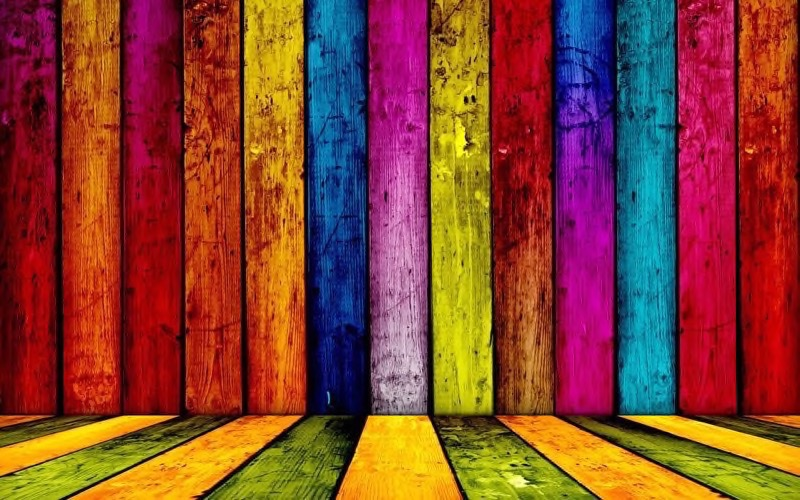
#> input picture ProjectOne/assets/1-1a.jpg, 800 x 500 px
$ python excOne.py
#> lines starting #> are read from the running program, lines starting #| are printed output that depends on the picture
### ProjectOne/UsefulFuc/convertor.py
import cv2
import numpy as np
import math

def RGB_TO_HSI(img):

    with np.errstate(divide='ignore', invalid='ignore'):

        bgr = np.float32(img)/255

        #Separate color channels
        blue = bgr[:,:,0]
        green = bgr[:,:,1]
        red = bgr[:,:,2]

        def calc_intensity(red, blue, green):
            return np.divide(blue + green + red, 3)

        def calc_saturation(red, blue, green):
            minimum = np.minimum(np.minimum(red, green), blue)
            saturation = 1 - (3 / (red + green + blue + 0.001) * minimum)

            return saturation

        def calc_hue(red, blue, green):
            hue = np.copy(red)

            for i in range(0, blue.shape[0]):
                for j in range(0, blue.shape[1]):
                    hue[i][j] = 0.5 * ((red[i][j] - green[i][j]) + (red[i][j] - blue[i][j])) / \
                                math.sqrt((red[i][j] - green[i][j])**2 +
                                        ((red[i][j] - blue[i][j]) * (green[i][j] - blue[i][j])))
                    hue[i][j] = math.acos(hue[i][j])

                    if blue[i][j] <= green[i][j]:
                        hue[i][j] = hue[i][j]
                    else:
                        hue[i][j] = ((360 * math.pi) / 180.0) - hue[i][j]

            return hue

        hsi = cv2.merge((calc_hue(red, blue, green), calc_saturation(red, blue, green), calc_intensity(red, blue, green)))
        return hsi

### ProjectOne/excOne.py
import cv2;
from ProjectOne.UsefulFuc import convertor
import numpy as np

BGRImage = cv2.imread("assets/1-1a.jpg")
#> BGRImage is the input picture: shape (500, 800, 3); mean B, G, R 48.4, 66.6, 135.3

RGBImage = cv2.cvtColor(BGRImage, cv2.COLOR_BGR2RGB)

# Color Space
# Part One
HSVImage = cv2.cvtColor(RGBImage, cv2.COLOR_RGB2HSV)
#> HSVImage: shape (500, 800, 3); mean H, S, V 78.6, 225.1, 152.2

# part two
HSIImage = convertor.RGB_TO_HSI(BGRImage)
#> in RGB_TO_HSI, `green = bgr[:,:,1]`:
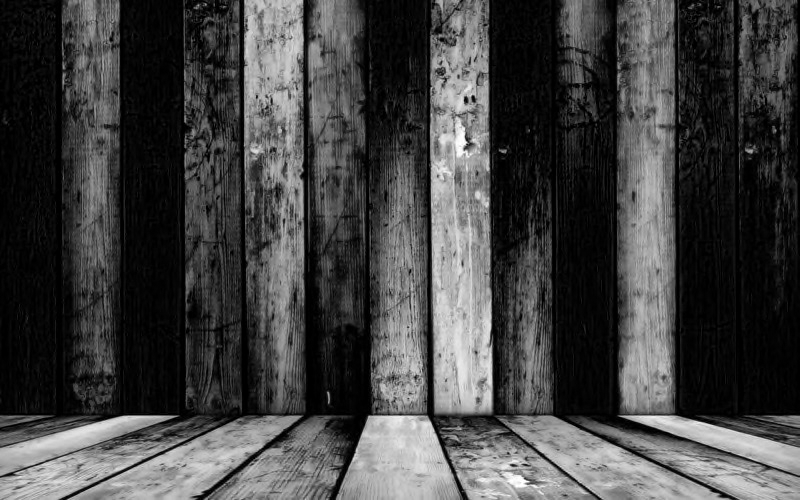
#> green: shape (500, 800) float32; min 0, max 1, mean 0.261
#> after the loop in calc_hue, `for i in range(0, blue.shape[0]):`:
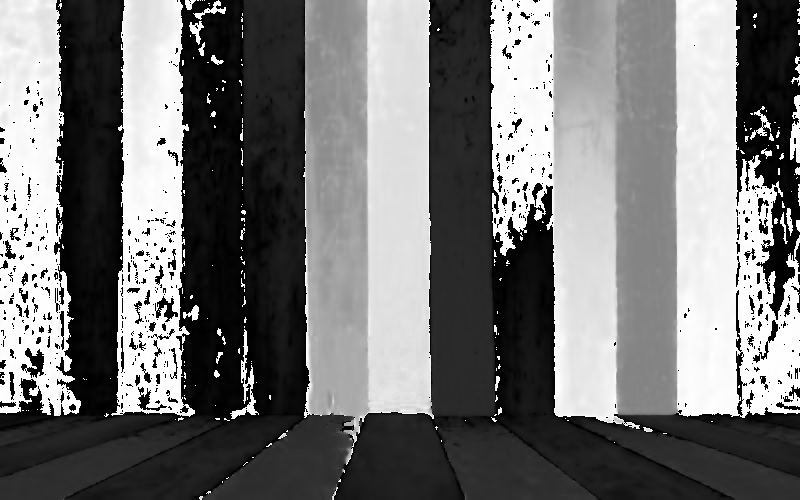
#> hue: shape (500, 800) float32; 0.02% of the values are NaN or infinite; the others: min 0, max 6.28, mean 2.91; drawn with min black, max white, NaN and infinite black
#> in calc_saturation, `minimum = np.minimum(np.minimum(red, green), blue)`:
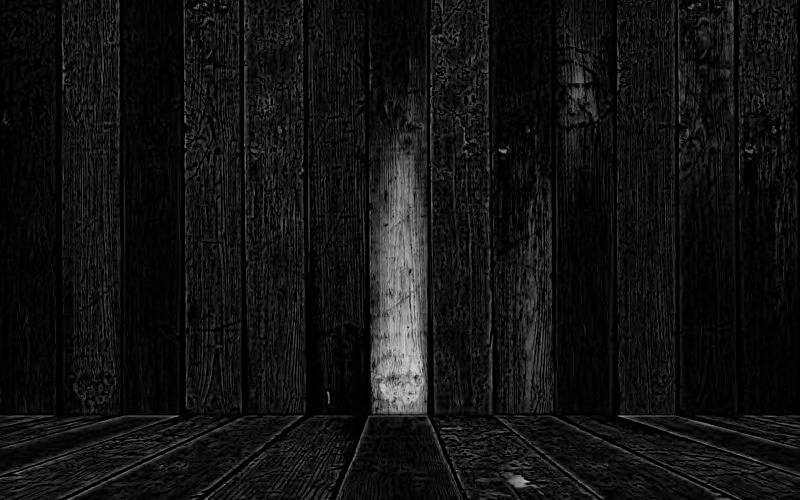
#> minimum: shape (500, 800) float32; min 0, max 0.839, mean 0.0723
#> in calc_saturation, `saturation = 1 - (3 / (red + green + blue + 0.001) * minimum)`:
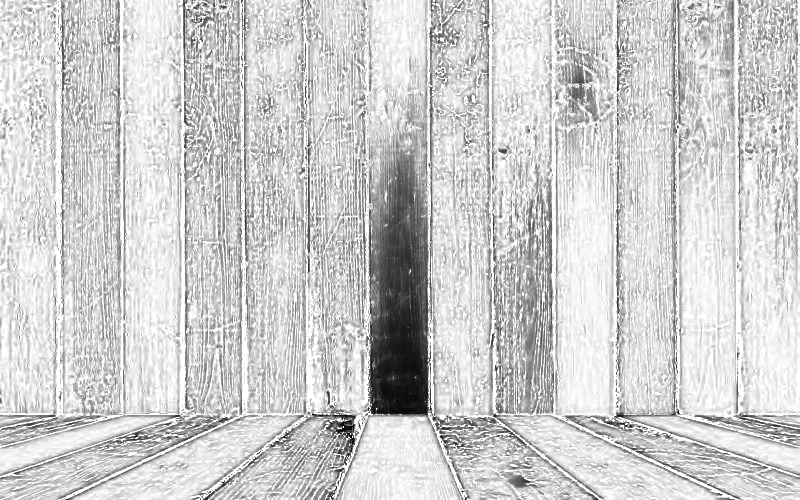
#> saturation: shape (500, 800) float32; min 0.00368, max 1, mean 0.808
#> in calc_intensity, `return np.divide(blue + green + red, 3)`:
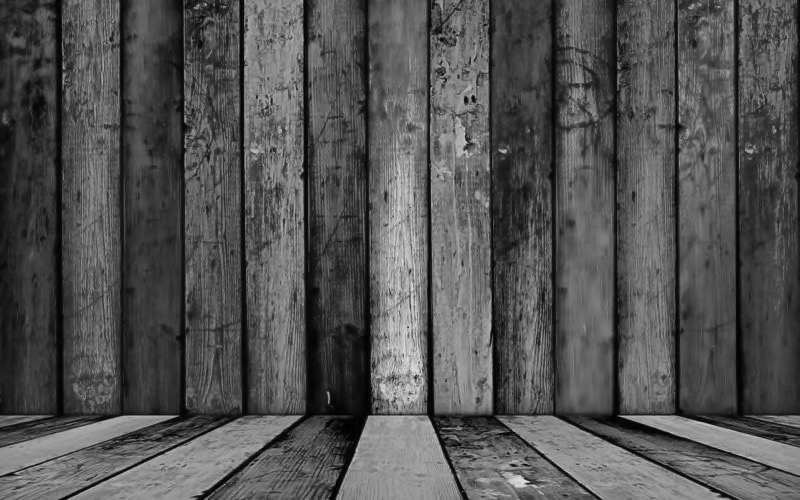
#> returned value: shape (500, 800) float32; min 0, max 0.905, mean 0.327
#> in RGB_TO_HSI, `hsi = cv2.merge((calc_hue(red, blue, green), calc_saturation(red, blue..`: hsi: shape (500, 800, 3) float32; 0.01% of the values are NaN or infinite; the others: min 0, max 6.28, mean 1.35

bgr = np.float32(BGRImage) / 255
blue = bgr[:, :, 0]
green = bgr[:, :, 1]
red = bgr[:, :, 2]
# calculate Intensity
intensity = np.divide(blue + red + green, 3)
# calculate Value
value = np.maximum(np.maximum(red, green), blue)
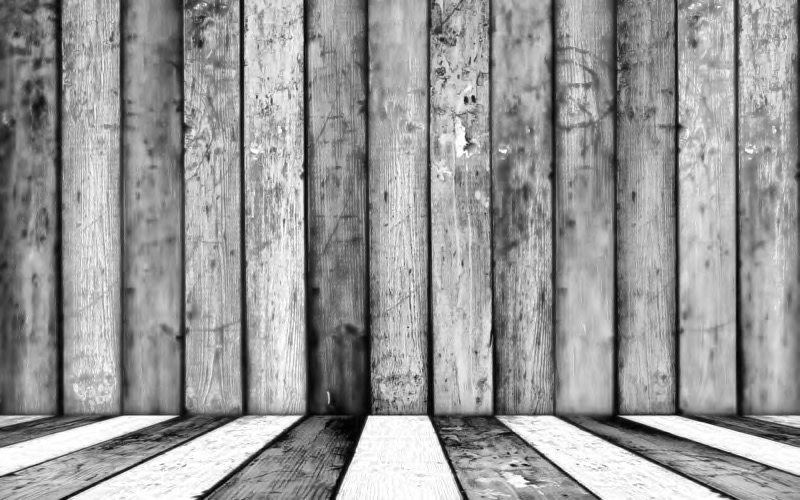
#> value: shape (500, 800) float32; min 0, max 1, mean 0.597

cv2.imshow('RGB', RGBImage)
cv2.imshow('HSV', HSVImage)
cv2.imshow('HSI', HSIImage)
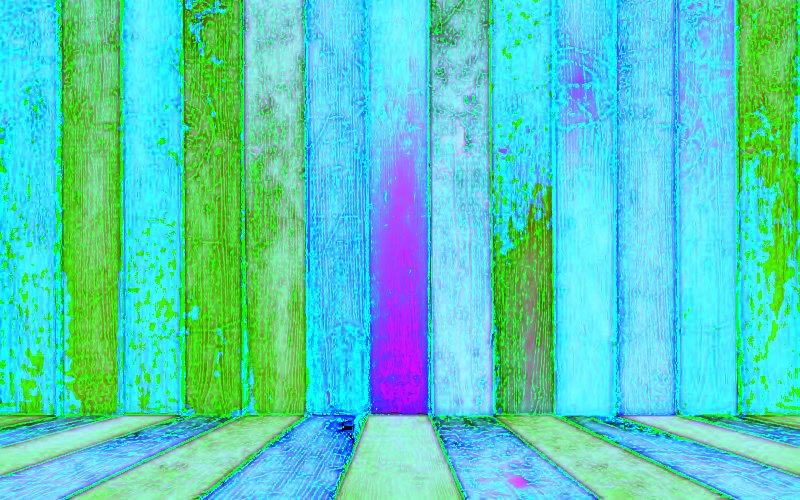
#> window 'HSI': shape (500, 800, 3); mean B, G, R 193.5, 205.5, 83.1

cv2.waitKey(0)
cv2.destroyAllWindows()

$ run again, with ProjectOne/assets/3-a.jpg copied over ProjectOne/assets/1-1a.jpg
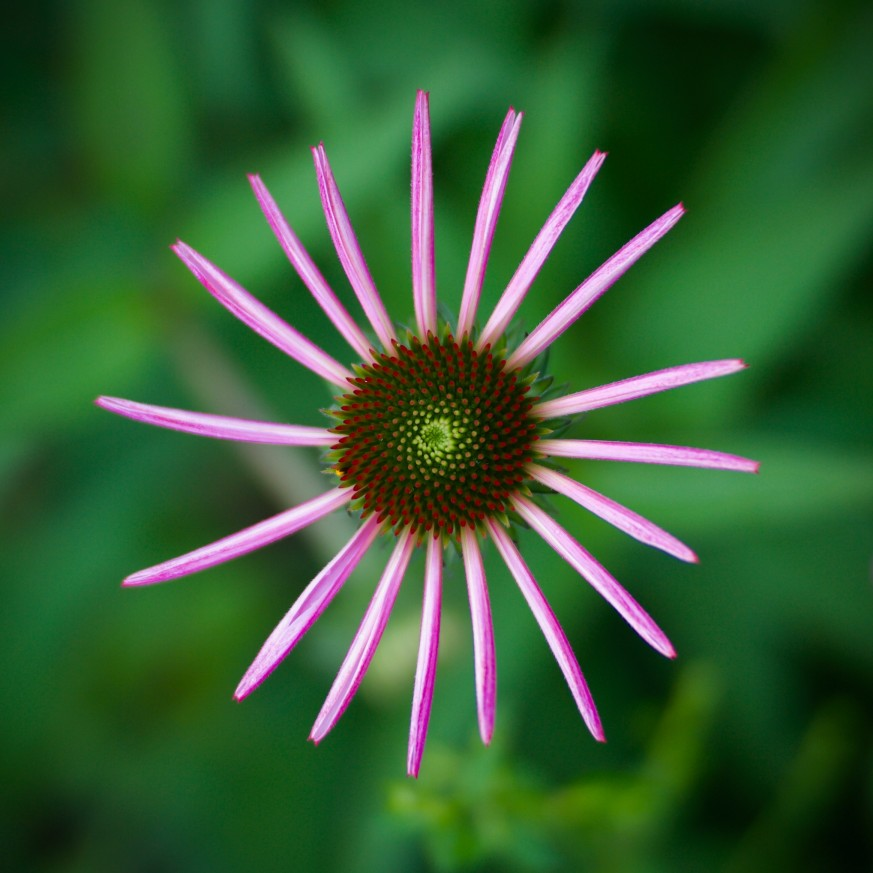
#> input picture ProjectOne/assets/3-a.jpg, 873 x 873 px
#> BGRImage is the input picture: shape (873, 873, 3); mean B, G, R 51.9, 93.4, 53.6
#> HSVImage: shape (873, 873, 3); mean H, S, V 68.9, 171.5, 101.4
#> after the loop in calc_hue, `for i in range(0, blue.shape[0]):`:
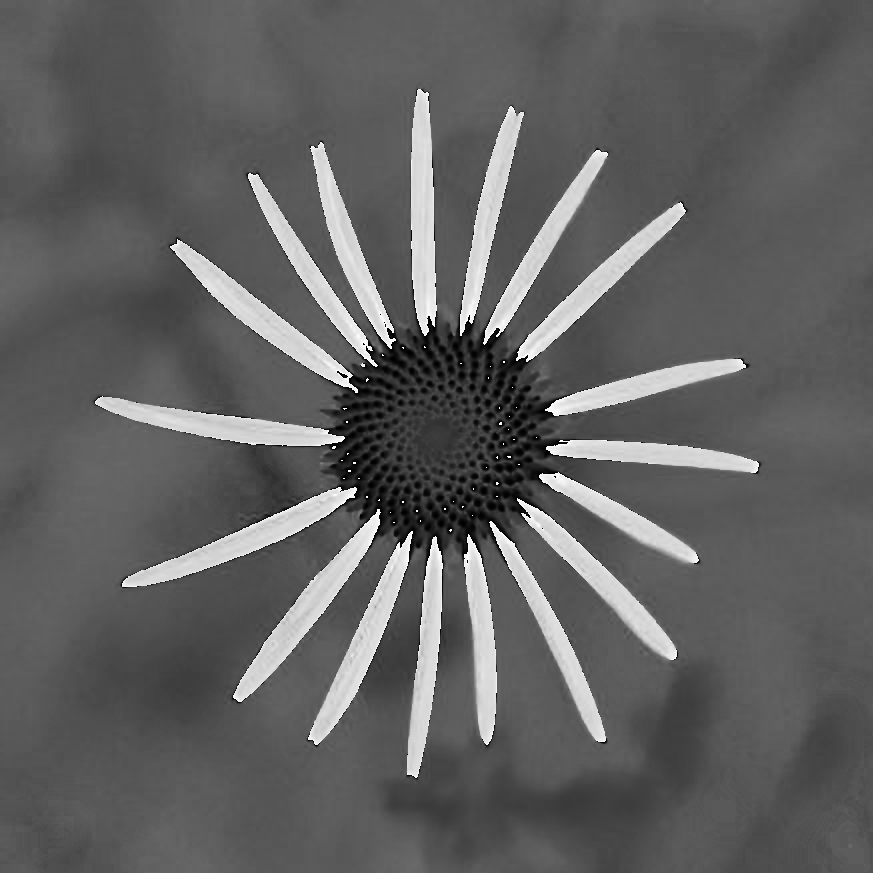
#> hue: shape (873, 873) float32; 0% of the values are NaN or infinite; the others: min 0, max 6.28, mean 2.4; drawn with min black, max white, NaN and infinite black
#> hsi: shape (873, 873, 3) float32; 0% of the values are NaN or infinite; the others: min 0, max 6.28, mean 1.05
#> `cv2.imshow('HSI', HSIImage)`:
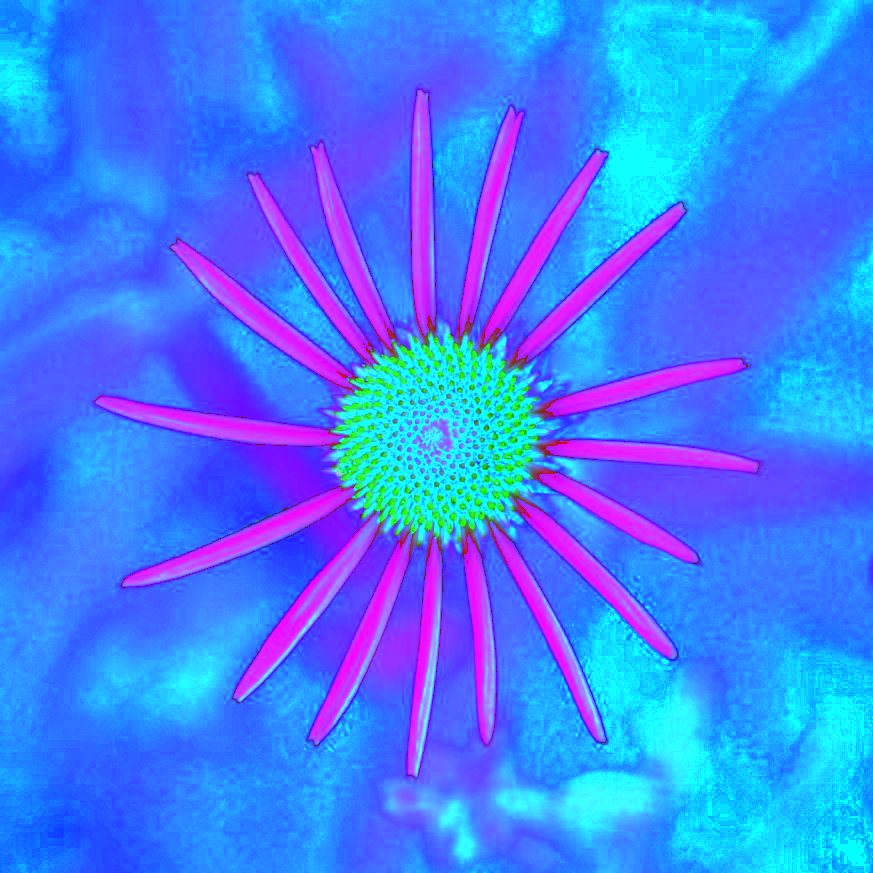
#> window 'HSI': shape (873, 873, 3); mean B, G, R 251.3, 125.8, 66

$ run again, with ProjectOne/assets/3-aa.jpg copied over ProjectOne/assets/1-1a.jpg
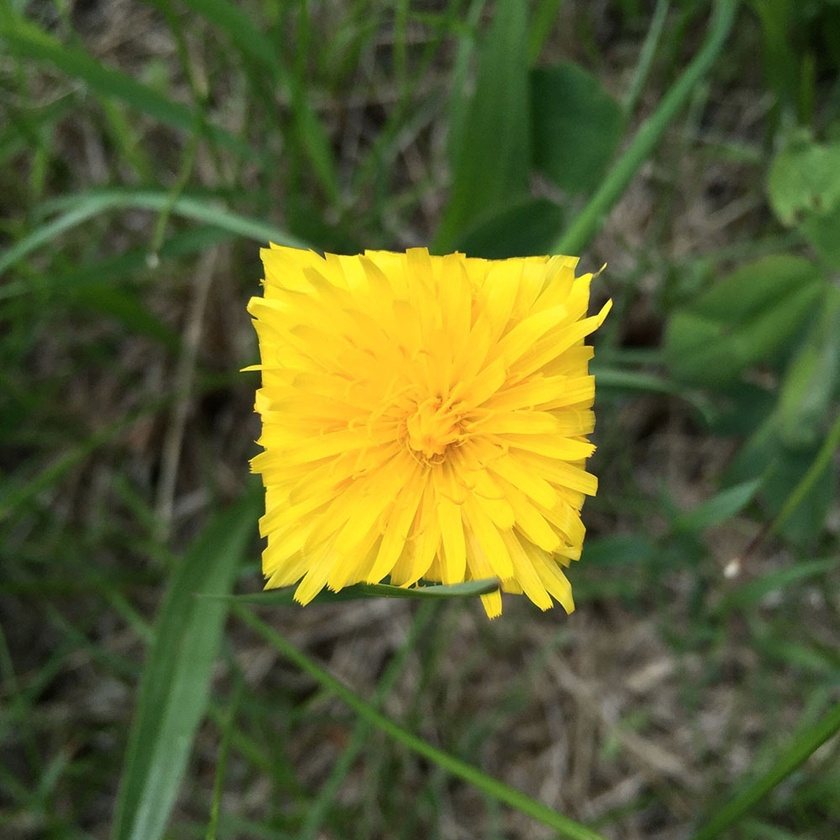
#> input picture ProjectOne/assets/3-aa.jpg, 840 x 840 px, shrunk from 1000 x 1000 before the run
#> BGRImage is the input picture: shape (840, 840, 3); mean B, G, R 46.3, 97.1, 91.5
#> HSVImage: shape (840, 840, 3); mean H, S, V 38.3, 118.6, 103.6
#> after the loop in calc_hue, `for i in range(0, blue.shape[0]):`:
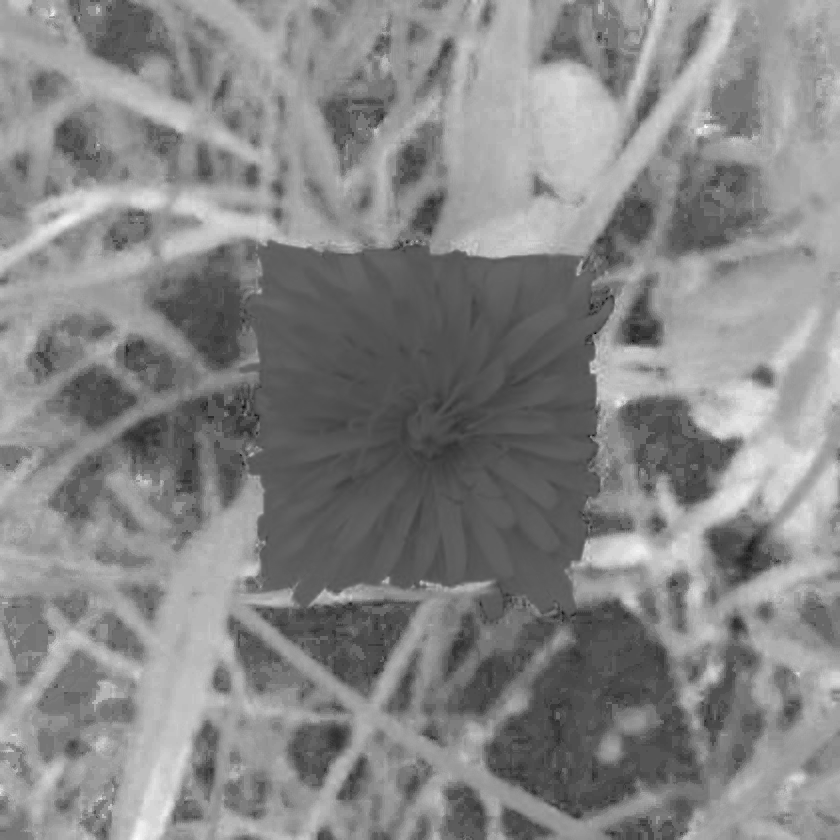
#> hue: shape (840, 840) float32; min 0, max 2.55, mean 1.34; drawn with min black and max white
#> `cv2.imshow('HSI', HSIImage)`:
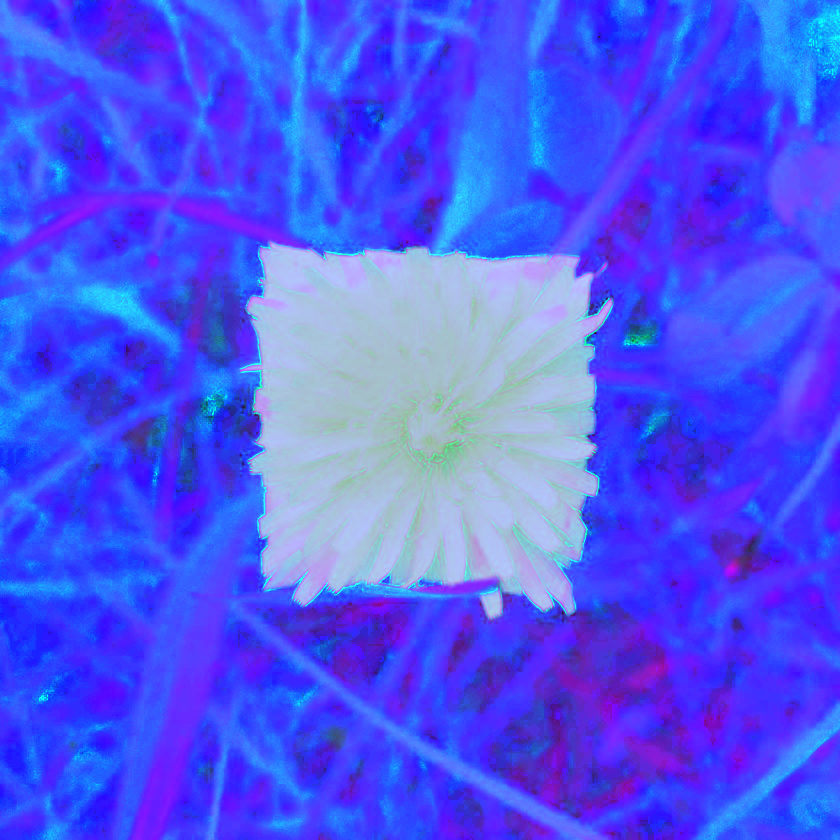
#> window 'HSI': shape (840, 840, 3); mean B, G, R 243.6, 86.4, 77.9
